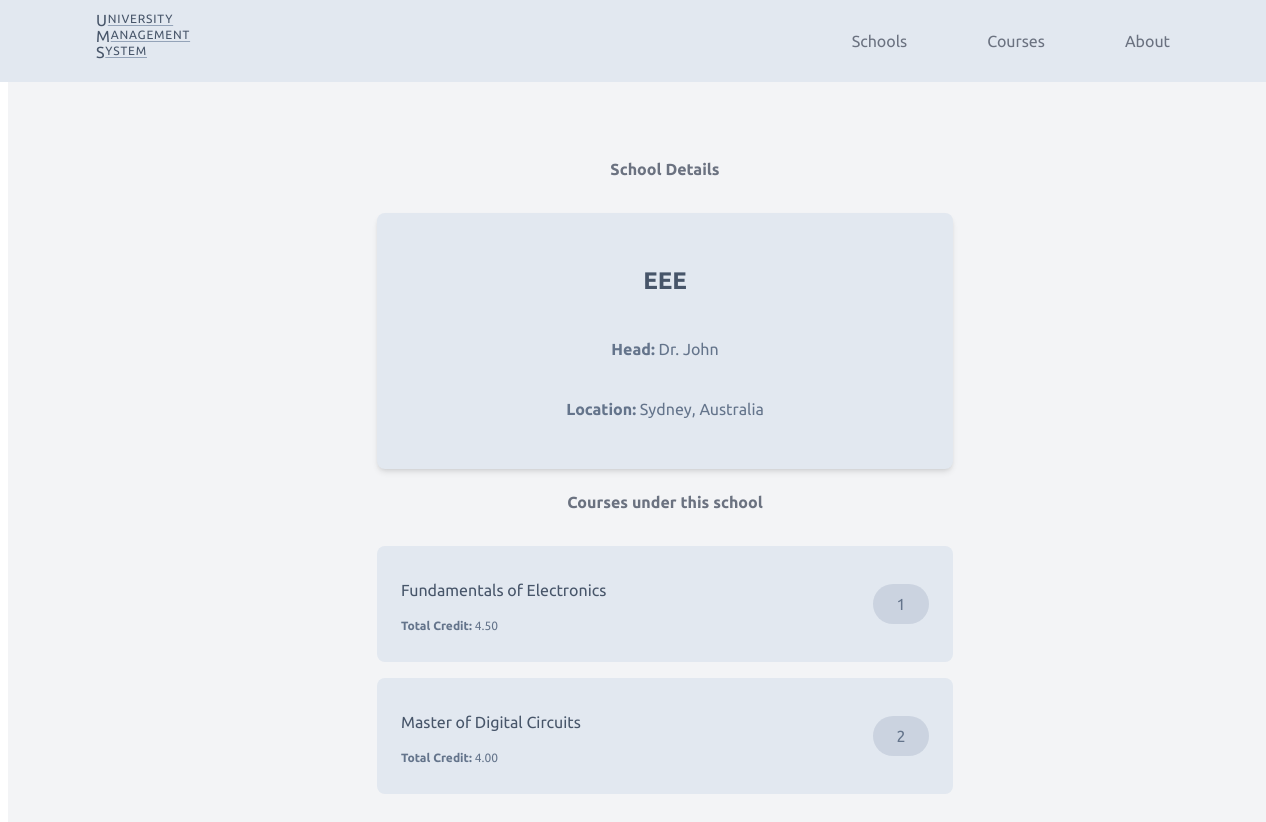
The app's page /schools/1 with its own data.
### schools/models.py (models this page shows)
class School(models.Model):
    name     = models.CharField(max_length=255)
    headName = models.CharField(max_length=255)
    location = models.CharField(max_length=511)

### courses/models.py (models this page shows)
class Course(models.Model):
    name = models.CharField(max_length=255)
    coordinator = models.CharField(max_length=255)
    total_credits = models.DecimalField(max_digits=6, decimal_places=3)
    school = models.ForeignKey(School, on_delete=models.CASCADE, related_name='courses')

### schools/views.py (the view)
# urls.py: path('<int:id>', views.show, name='courses.show'),
def show(request, id):
    school = get_object_or_404(School, id=id)
    context = {
        "school": school,
        "course_list": school.courses.all(),
    }
    return render(request, 'schools/show.html', context)

### schools/templates/schools/show.html (shortened to what this page needs)
{% extends 'common/base.html' %}
{% block content %}
    <div class="content-root">
        <div class="content-container">
            <h4>School Details</h4>
            <section class="details-card">
                <h2 class="details-card-title">{{ school.name }}</h2>
                <p class="details-card-subtitle"><b>Head:</b> {{ school.headName }}</p>
                <p class="details-card-subtitle"><b>Location:</b> {{ school.location }}</p>
            </section>
            <h4>Courses under this school</h4>
            <section class="large-list-container">
                {% for course in course_list %}
                    <a href="{% url 'courses.show' id=course.id %}" class="list-item-card">
                        <section class="list-item-card-left">
                            <p class="list-item-card-title">{{ course.name }}</p>
                            <p class="list-item-card-subtitle"><b>Total Credit:</b> {{ course.total_credits|floatformat:2 }}</p>
                        </section>
                        <section>
                            <p class="list-item-card-counter">{{ forloop.counter }}</p>
                        </section>
                    </a>
                {% endfor %}
            </section>
        </div>
    </div>
{% endblock %}

### core/templates/common/base.html (style rules this page uses)
body, a { text-decoration-line: none; font-family: "Ubuntu", sans-serif; }
.content-root { padding: 8rem 2rem; width: 100%; min-height: 100vh; background-color: rgb(243 244 246); }
.content-container { max-width: 36rem; margin-left: auto; margin-right: auto; }
h2 { font-size: 1.5rem; line-height: 2rem; text-align: center; color: rgb(31 41 55); }
h4 { font-size: 1rem; line-height: 1.5rem; text-align: center; color: rgb(107 114 128); }
.details-card { border-radius: 0.5rem; box-shadow: 0 4px 6px -1px rgb(0 0 0 / 0.1), 0 2px 4px -2px rgb(0 0 0 / 0.1); margin-top: 2rem; padding: 2rem; display: flex; flex-direction: column; row-gap: 1rem; background-color: rgb(226 232 240); text-align: center; }
.details-card-title { color: rgb(71 85 105); }
.details-card-subtitle { margin-top: 0.25rem; font-size: 1rem; line-height: 1.5rem; color: rgb(100 116 139); }
.large-list-container { margin-top: 2rem; display: flex; flex-direction: column; row-gap: 1rem; }
.list-item-card { transition-property: all; transition-timing-function: cubic-bezier(0.4, 0, 0.2, 1); transition-duration: 150ms; border-radius: 0.5rem; display: flex; flex-direction: row; column-gap: 1rem; align-items: center; padding: 1rem 1.5rem; background-color: rgb(226 232 240); cursor: pointer; }
.list-item-card-left { flex: 1 1 0%; }
.list-item-card-title { font-size: 1rem; line-height: 1.5rem; color: rgb(71 85 105); }
.list-item-card-subtitle { margin-top: 0.25rem; font-size: 0.75rem; line-height: 1rem; color: rgb(100 116 139); }
.list-item-card-counter { border-radius: 9999px; min-width: 2.5rem; height: 2.5rem; display: flex; justify-content: center; align-items: center; padding: 0rem 0.5rem; background-color: rgb(148 163 184 / 0.3); color: rgb(100 116 139); }

### records on screen
School: name "EEE", headName "Dr. John", location "Sydney, Australia"
Course: name "Fundamentals of Electronics", total_credits "4.50"
Course: name "Master of Digital Circuits", total_credits "4.00"
